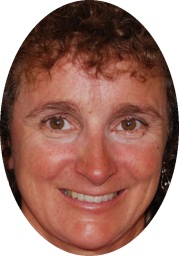
#> input picture test.jpg, 179 x 256 px, found by its file name
$ jupyter execute --allow-errors 'Smile Recognition-Copy1.ipynb'   (shell and % lines are left out)
#> lines starting #> are read from the running program, lines starting #| are printed output that depends on the picture; after the words box and inside, x2 and y2 are one past the last pixel; in counts of white or black regions, pixels touching at a corner belong together
[cell 1]

import numpy as np
#import sys
#sys.path.append('/Users/Vicky/anaconda3/lib/python3.6/site-packages')
import cv2
import matplotlib.pyplot as plt
import time


def convertToRGB(img):
    return cv2.cvtColor(img, cv2.COLOR_BGR2RGB)


haar_smile_cascade = cv2.CascadeClassifier('/Users/Vicky/OneDrive/Projects/FaceAndSmileAnalyzer/classifiers/mouth.xml')
test = cv2.imread('/Users/Vicky/OneDrive/Projects/FaceAndSmileAnalyzer/test.jpg')
#> test is the input picture: shape (256, 179, 3); mean B, G, R 105.5, 116.4, 159.6

#cv2.cvtColor(test, cv2.COLOR_BGR2GRAY)
gray_img = test
gray = cv2.cvtColor(gray_img,cv2.COLOR_BGR2GRAY)
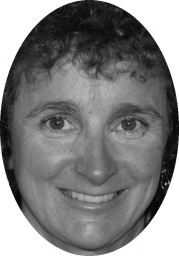
#> gray: shape (256, 179); min 0, max 255, mean 128.1

#Detect smile
smile = haar_smile_cascade.detectMultiScale(gray_img,
                                            scaleFactor= 1.7,
                                            minNeighbors=22,
                                            minSize=(25, 25));
#> smile = [[57, 179, 72, 43]]
print (len(smile))
#| 1


plt.imshow(gray_img)
for (x,y,w,h) in smile:
    img2 = gray_img[y:y+h, x:x+w];
    cv2.rectangle(gray_img, (x,y), (x+w,y+h), (0,255,0), 2)
#> this loop made 1 pass
#> pass 1, `img2 = gray_img[y:y+h, x:x+w];`:
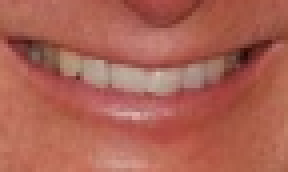
#> img2: shape (43, 72, 3) (shown 4 times larger); mean B, G, R 83.9, 98.3, 171.5
#> after the loop:
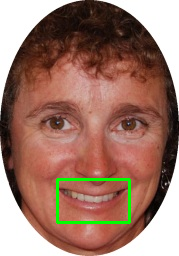
#> gray_img: shape (256, 179, 3); 1.5% of pixels changed, all inside (x1, y1, x2, y2) = (56, 178, 131, 224)


img2 = cv2.cvtColor(img2,cv2.COLOR_BGR2GRAY)
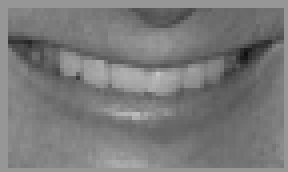
#> img2: shape (43, 72) (shown 4 times larger); min 16, max 196, mean 121.8
#plt.imshow(img2)

corners = cv2.goodFeaturesToTrack(img2,25,0.01,10)
#> corners = 19 rows, first 8: [19, 19], [3, 10], [60, 15], [69, 9], [45, 21], [34, 29], [47, 3], [34, 3]
corners = np.int0(corners)

for i in corners:
    x,y = i.ravel()
    cv2.circle(img2,(x,y),3,255,-1)
#> this loop made 19 passes
#> (x, y) on passes 1 to 12: (19, 19), (3, 10), (60, 15), (69, 9), (45, 21), (34, 29), (47, 3), (34, 3), (69, 40), (29, 18), (3, 40), (35, 41)
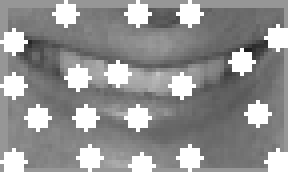
#> img2: shape (43, 72) (shown 4 times larger); 17.47% of pixels changed, all inside (x1, y1, x2, y2) = (0, 0, 72, 43)


plt.imshow(img2),plt.show()
#> figure, not shown here; B, G, R data is drawn as R, G, B

[cell 2]
#test for my own faces
import numpy as np
import sys
sys.path.append('/usr/local/lib/python2.7/site-packages')
import cv2
import matplotlib.pyplot as plt
import time

def convertToRGB(img):
    return cv2.cvtColor(img, cv2.COLOR_BGR2RGB)

haar_face_cascade = cv2.CascadeClassifier('/Users/Vicky/OneDrive/Projects/WebCamVideoFaceDetector/classifiers/haarcascade_frontalface_alt.xml')


cap = cv2.VideoCapture(0)
countt = 0
while(True):
    ret, frame = cap.read()
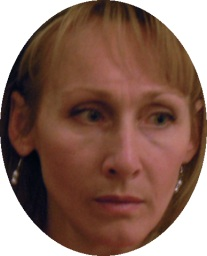
#> input picture test2.jpg, 207 x 256 px, given in place of the camera
#> frame is the input picture: shape (256, 207, 3); mean B, G, R 92, 104.2, 135.9
    gray_img = cv2.cvtColor(frame, cv2.COLOR_BGR2GRAY)
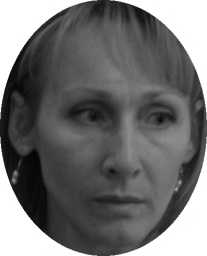
#> gray_img: shape (256, 207); min 3, max 255, mean 112.3

    #Detect faces
    faces = haar_face_cascade.detectMultiScale(gray_img, scaleFactor=1.1, minNeighbors=5);
#> faces = [[37, 53, 165, 165]]

    for (x,y,w,h) in faces:
        cv2.rectangle(frame, (x,y), (x+w,y+h), (255,0,0), 2)
        face = gray_img[y:y+h, x:x+w]
        face = cv2.resize(face, (64,64))
        arr = np.array(face)
        countt = countt + 1
        if countt <= 100:
            cv2.imwrite("./myface/not_smiling/"+str(countt)+".jpg", arr.reshape(64,64))
#> this loop made 1 pass
#> (x, y, w, h, countt) on pass 1: (37, 53, 165, 165, 1)
#> pass 1, `face = gray_img[y:y+h, x:x+w]`:
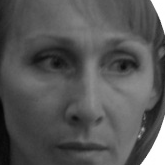
#> face: shape (165, 165); min 3, max 255, mean 86.9
#> after the loop:
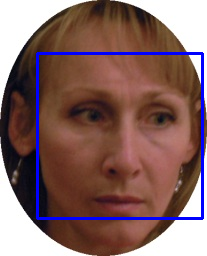
#> frame: shape (256, 207, 3); 3.73% of pixels changed, all inside (x1, y1, x2, y2) = (36, 52, 204, 220)
#> after the loop, countt = 1

    cv2.imshow('frame', frame)
    if cv2.waitKey(1) & 0xFF == ord('q'):
#> (key q is pressed here)
        break

# When everything done, release the capture
cap.release()
cv2.destroyAllWindows()
